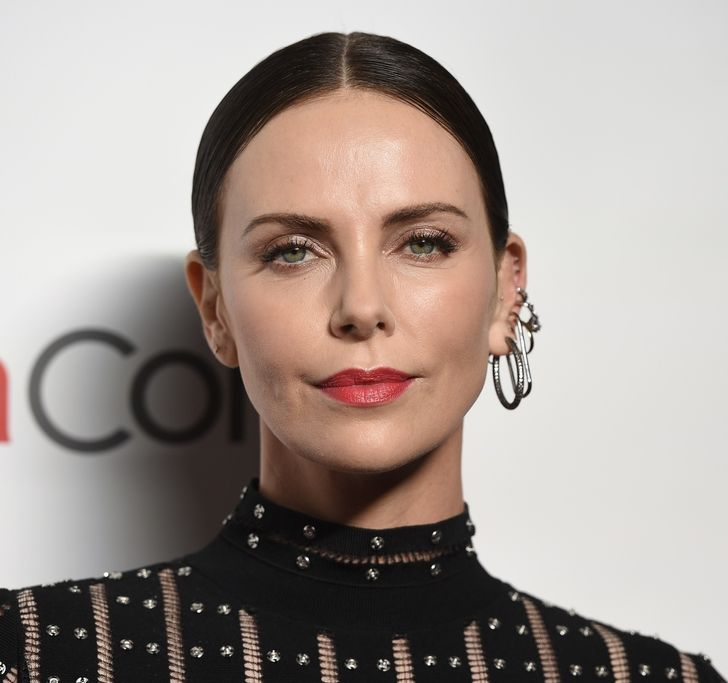
#> input picture lab1/image.png, 728 x 683 px, found by its file name
$ python main.py
#> lines starting #> are read from the running program, lines starting #| are printed output that depends on the picture; after the words box and inside, x2 and y2 are one past the last pixel; in counts of white or black regions, pixels touching at a corner belong together
import numpy as np
import math
import cv2

def viewImage(image, name_of_window):
    cv2.namedWindow(name_of_window, cv2.WINDOW_NORMAL)
    cv2.imshow(name_of_window, image)
    cv2.waitKey(0)
    cv2.destroyAllWindows()

# Reading file
img = cv2.imread("C://Users//yaros//.spyder-py3//Bots//image.png")
#> img is the input picture: shape (683, 728, 3); mean B, G, R 146.5, 152.5, 163.2
viewImage(img, "Original")

# Detecting face
cascade = "haarcascade_frontalface_default.xml"
faceCascade = cv2.CascadeClassifier(cv2.data.haarcascades + cascade)
faces = faceCascade.detectMultiScale(img)
#> faces = [[182, 106, 352, 352]]
x, y, w, h = faces[0]
#> x = 182; y = 106; w = 352; h = 352
detectedFaceImage = img[y : y + h, x : x + w]
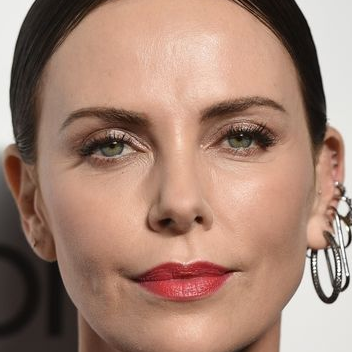
#> detectedFaceImage: shape (352, 352, 3); mean B, G, R 115.2, 131.2, 164.9
viewImage(detectedFaceImage, "FACE")

# Changing borders
img = detectedFaceImage[math.ceil(0.1 * h):math.ceil(0.9 * h), math.ceil(0.1 * w):math.ceil(0.9 * w), :]
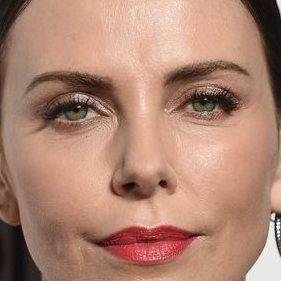
#> img: shape (281, 281, 3); mean B, G, R 114.2, 133.1, 174.6
viewImage(img, "Indentation from borders")

# Changing image to binary colors
gray = cv2.cvtColor(img, cv2.COLOR_BGR2GRAY)
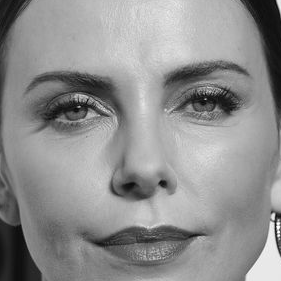
#> gray: shape (281, 281); min 6, max 255, mean 143.3
edges = cv2.Canny(gray, 50, 100, 3);
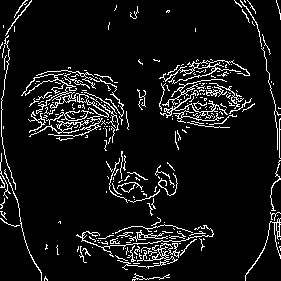
#> edges: shape (281, 281); 8.1% white in thin lines or dots
viewImage(edges, "Binary images of edges")

# Removing small borders
contours, _ = cv2.findContours(edges, cv2.RETR_TREE, cv2.CHAIN_APPROX_SIMPLE)
#> contours = 326 contours, 300 with area under 20; largest, box (x1, y1, x2, y2) and area: (21, 73, 109, 137) 525, (24, 74, 58, 95) 198, (160, 79, 228, 123) 168, (159, 60, 250, 84) 167, (117, 243, 180, 270) 129
newContours = []
for c in contours:
    x, y, w, h = cv2.boundingRect(c)
    if w >= 10 and h >= 10:
        newContours.append(c)
#> this loop made 326 passes
#> (x, y, w, h) on passes 1 to 3: (44, 276, 4, 5), (132, 273, 38, 8), (135, 275, 9, 5)
#> after the loop, newContours = 37 contours, 21 with area under 20; largest, box (x1, y1, x2, y2) and area: (21, 73, 109, 137) 525, (24, 74, 58, 95) 198, (160, 79, 228, 123) 168, (159, 60, 250, 84) 167, (117, 243, 180, 270) 129
newMask = np.zeros_like(edges)
cv2.drawContours(newMask, newContours, -1, (255, 255, 255), cv2.FILLED)
#> newMask: shape (281, 281); 6.1% white in thin lines or dots
edges = cv2.bitwise_and(edges, edges, mask = newMask)
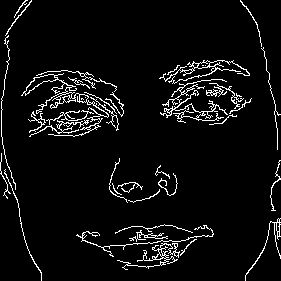
#> edges: shape (281, 281); 5.6% white in thin lines or dots
viewImage(edges, "Removing small borders")

# Applying morphological augmentation operation
structuringElement = cv2.getStructuringElement(cv2.MORPH_RECT, (5, 5))
dilatation = cv2.dilate(edges, structuringElement)
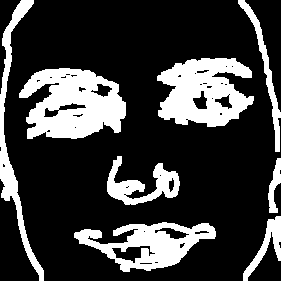
#> dilatation: shape (281, 281); 23.8% white; 8 white regions, largest, box (x1, y1, x2, y2) and area: (19, 68, 126, 139) 5177, (157, 58, 254, 127) 4477, (74, 222, 216, 272) 3371
viewImage(dilatation, "Morphological augmentation operation")

# Using Gaussing blur
gauss = cv2.GaussianBlur(dilatation, (5, 5), 0)
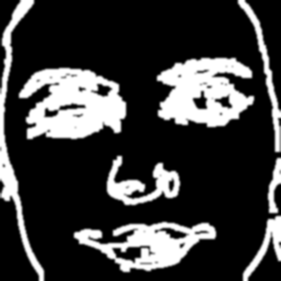
#> gauss: shape (281, 281); min 0, max 255, mean 60.8
viewImage(gauss, "Gauss")

# Normalize the image
dst = np.zeros_like(gauss)
normalizationImg = cv2.normalize(gauss, dst, 100, 100, cv2.NORM_INF)
viewImage(normalizationImg, "Normalization")

# Applying bilateral filter
bilateralFiltration = cv2.bilateralFilter(img, 20, 40, 10)
viewImage(bilateralFiltration, "Face with bilateral filtration")

# Increasing the contrast
sharp = np.array([[-1, -1, -1], [-1, 9, -1], [-1, -1, -1]])
increasedContrast = cv2.filter2D(img, -1, sharp)
viewImage(increasedContrast, "Face with increased contrast")

# Applying final filtration
normalizationImg = np.expand_dims(normalizationImg, axis=2)
resultImg = normalizationImg * increasedContrast + (1 - normalizationImg) * bilateralFiltration
viewImage(resultImg, "Final filter")
